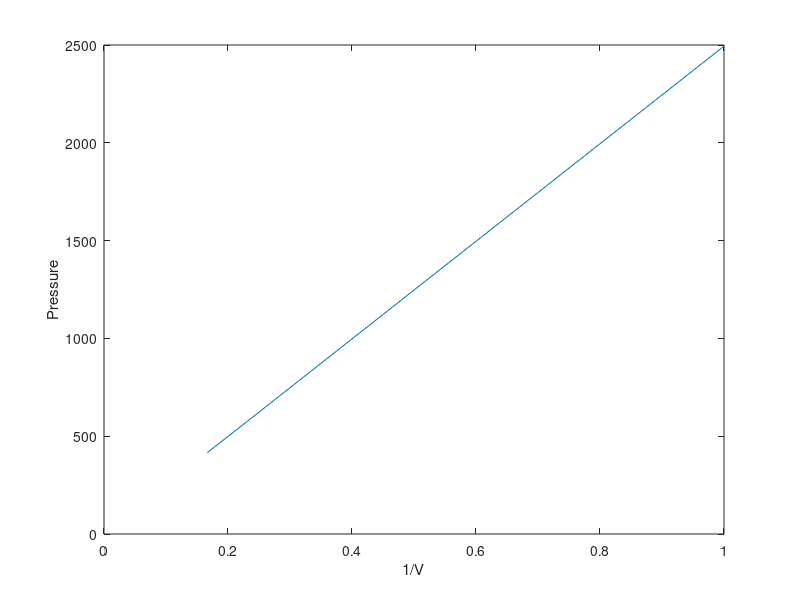

The MATLAB source for this figure:
% Isaac Pfleegor
% CSCD 409, Homework 6
% <05/08/2016>
%
clc, clear, close all ;


disp('');
disp('=============== Problem 1 ===============');
% 
% %read the file
% 
% file_id = fopen('molecule.txt', 'r');
% 
% temp = fgetl(file_id);
% 
% while ischar(temp)
%     disp(temp)
%     temp = fgetl(file_id);
% end
% 
% fclose(file_id);

disp('');
disp('=============== Problem 2 ===============');
% 
% volume = 1:6; %in m^3 units
% pressure = [2494, 1247, 831, 623, 499, 416];%in kPa units
% 
% figure
% val1 = interp1(volume, pressure, 3.8);
% plot(volume, pressure,'x', 3.8, val1, 'o');
% title('linear1');
% 
% figure
% val2 = interp1(volume, pressure, 3.8, 'spline');
% plot(volume, pressure,'x', 3.8, val2, 'o');
% title('spline1');
% 
% figure
% val3 = interp1(pressure,volume, 1000);
% plot(volume,pressure,'x', val3, 1000, 'o');
% title('linear2');
% 
% figure
% val4 = interp1(pressure,volume, 1000, 'spline');
% plot(volume,pressure,'x', val4, 1000, 'o');
% title('spline2');

disp('');
disp('=============== Problem 3 ===============');

%re-use the volume and pressure vectors from the previous problem
volume = 1:6; %in m^3 units
pressure = [2494, 1247, 831, 623, 499, 416];%in kPa units

volume_inv = volume.^-1;

coef = polyfit(volume_inv, pressure,1);

temp = (pressure .* volume)/ 8.314;
temp = mean(temp)

figure
plot(volume_inv, pressure);
xlabel('1/V');
ylabel('Pressure');

return

disp('');
disp('=============== Problem 4 ===============');

load hwdata.mat

disp('Part A');

coef = polyfit(x,log(y),2);

A0 = coef(3);
A1 = coef(2);
A2 = coef(1);

%width
sigma = sqrt(-1/(A2*2))
%center
mu = sigma.^2 * A1
%amplitude
A = exp(A0+mu.^2/(2*sigma.^2))

newx = -4:0.1:4;
newy = A*(exp(-1*((newx-mu).^2)/(2*sigma.^2)));

figure
h = plot(x,y,'o', newx, newy, '-');

disp('Part B');

%pre-condition the y2 data
%by fitting the data to the central-tendency
x2 = x(13:30);
y2_conditioned = y2(13:30);

%get coefficients of the ln of the data
coef = polyfit(x2, log(y2_conditioned),2);

A0 = coef(3);
A1 = coef(2);
A2 = coef(1);

%width
sigma = sqrt(-1/(A2*2))
%center
mu = sigma.^2 * A1
%amplitude
A = exp(A0+mu.^2/(2*sigma.^2))

%plot line of best fit
figure
plot(x2,y2_conditioned,'o',x2, exp(polyval(coef,x2)));




